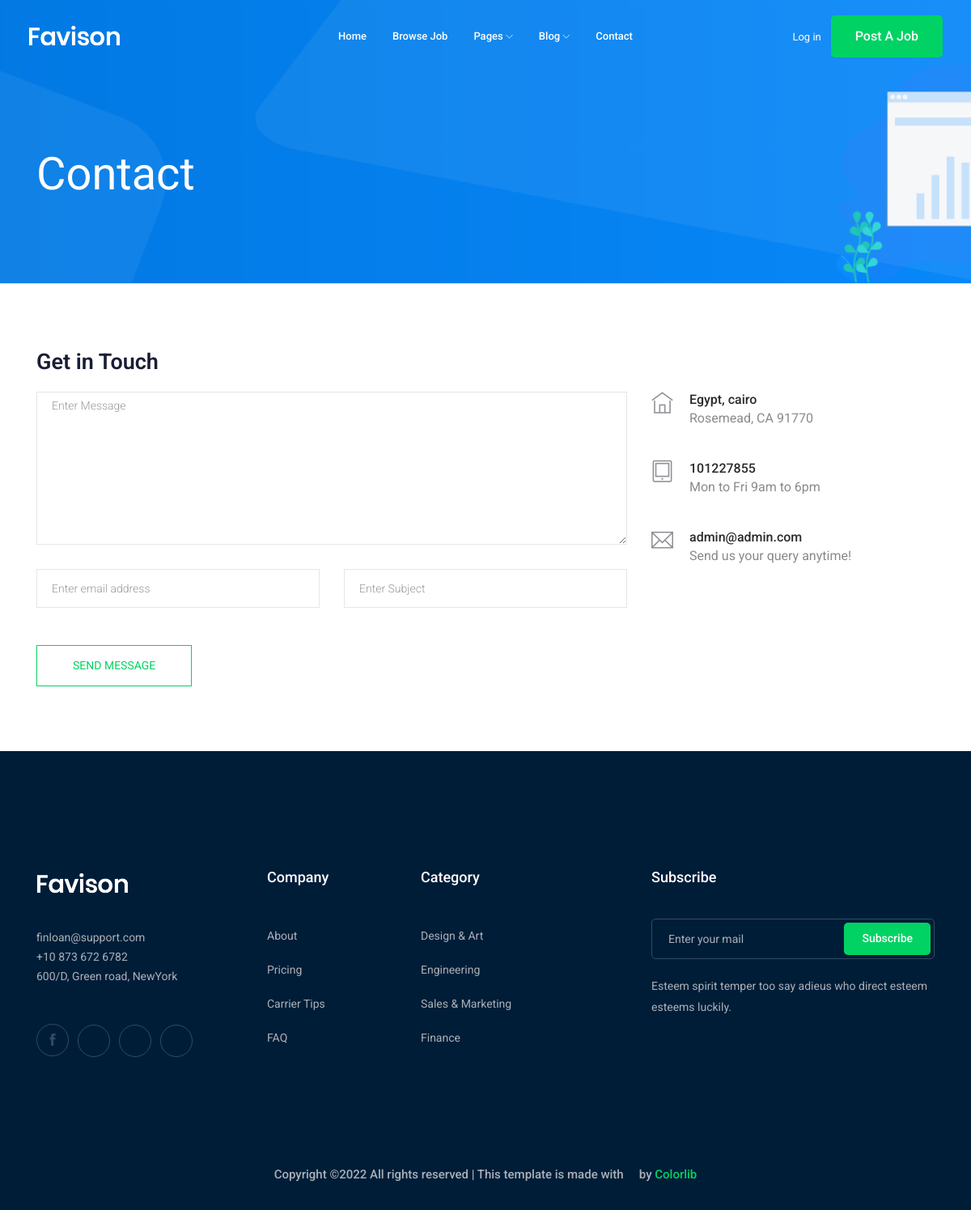
Page /contact/ on the committed database.
### contact/models.py (models this page shows)
class Info(models.Model):
    adress=models.CharField(max_length=50)
    phone=models.IntegerField()
    email=models.EmailField(max_length=100)

### contact/views.py (the view, shortened to what this page needs)
# urls.py: path('',views.send_email,name='send_email'),
def send_email(request):
    info=Info.objects.first()
    return render(request,"contact/contact.html",{'info':info})

### contact/templates/contact/contact.html (shortened to what this page needs)
{% extends "base.html" %}
{% block content %}
    <div class="bradcam_area bradcam_bg_1">
        <div class="container">
            <div class="row">
                <div class="col-xl-12">
                    <div class="bradcam_text">
                        <h3>contact</h3>
                    </div>
                </div>
            </div>
        </div>
    </div>
  <section class="contact-section section_padding">
    <div class="container">
      <div class="row">
        <div class="col-12">
          <h2 class="contact-title">Get in Touch</h2>
        </div>
        <div class="col-lg-8">
          <form class="form-contact contact_form"  method="POST"  novalidate="novalidate">
            <div class="row">
              <div class="col-12">
                <div class="form-group">
                    <textarea class="form-control w-100" name="msg" id="message" cols="30" rows="9" onfocus="this.placeholder = ''" onblur="this.placeholder = 'Enter Message'" placeholder = 'Enter Message'></textarea>
                </div>
              </div>
              <div class="col-sm-6">
                <div class="form-group">
                  <input class="form-control" name="email" id="email" type="email" onfocus="this.placeholder = ''" onblur="this.placeholder = 'Enter email address'" placeholder = 'Enter email address'>
                </div>
              </div>
              <div class="col-sm-6">
                <div class="form-group">
                  <input class="form-control" name="subject" id="subject" type="text" onfocus="this.placeholder = ''" onblur="this.placeholder = 'Enter Subject'" placeholder = 'Enter Subject'>
                </div>
              </div>
            </div>
            <div class="form-group mt-3">
              <button type="submit" class="button button-contactForm btn_4 boxed-btn">Send Message</button>
            </div>
          </form>
        </div>
        <div class="col-lg-4">
          <div class="media contact-info">
            <span class="contact-info__icon"><i class="ti-home"></i></span>
            <div class="media-body">
              <h3>{{info.adress}}</h3>
              <p>Rosemead, CA 91770</p>
            </div>
          </div>
          <div class="media contact-info">
            <span class="contact-info__icon"><i class="ti-tablet"></i></span>
            <div class="media-body">
              <h3>{{info.phone}}</h3>
              <p>Mon to Fri 9am to 6pm</p>
            </div>
          </div>
          <div class="media contact-info">
            <span class="contact-info__icon"><i class="ti-email"></i></span>
            <div class="media-body">
              <h3>{{info.email}}</h3>
              <p>Send us your query anytime!</p>
            </div>
          </div>
        </div>
      </div>
    </div>
  </section>
{% endblock content %}

### rows in the picture
Info: adress "Egypt, cairo", phone "101227855", email "admin@admin.com"
